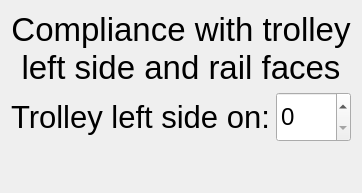
              <widget class="QWidget" name="trolleyLeftSidePage">
               <layout class="QVBoxLayout" name="verticalLayout_20">
                <item>
                 <widget class="QLabel" name="label_13">
                  <property name="font">
                   <font>
                    <pointsize>25</pointsize>
                   </font>
                  </property>
                  <property name="text">
                   <string>Compliance with trolley left side and rail faces</string>
                  </property>
                  <property name="alignment">
                   <set>Qt::AlignCenter</set>
                  </property>
                  <property name="wordWrap">
                   <bool>true</bool>
                  </property>
                 </widget>
                </item>
                <item>
                 <layout class="QHBoxLayout" name="horizontalLayout_16">
                  <item>
                   <widget class="QLabel" name="label_40">
                    <property name="maximumSize">
                     <size>
                      <width>16777215</width>
                      <height>50</height>
                     </size>
                    </property>
                    <property name="font">
                     <font>
                      <pointsize>23</pointsize>
                     </font>
                    </property>
                    <property name="autoFillBackground">
                     <bool>false</bool>
                    </property>
                    <property name="frameShape">
                     <enum>QFrame::NoFrame</enum>
                    </property>
                    <property name="text">
                     <string>Trolley left side on:</string>
                    </property>
                    <property name="alignment">
                     <set>Qt::AlignLeading|Qt::AlignLeft|Qt::AlignVCenter</set>
                    </property>
                   </widget>
                  </item>
                  <item>
                   <widget class="SpinBoxList" name="workUnworkSideSpinBox">
                    <property name="minimumSize">
                     <size>
                      <width>0</width>
                      <height>50</height>
                     </size>
                    </property>
                    <property name="maximumSize">
                     <size>
                      <width>230</width>
                      <height>16777215</height>
                     </size>
                    </property>
                    <property name="font">
                     <font>
                      <pointsize>18</pointsize>
                     </font>
                    </property>
                   </widget>
                  </item>
                 </layout>
                </item>
                <item>
                 <spacer name="verticalSpacer_6">
                  <property name="orientation">
                   <enum>Qt::Vertical</enum>
                  </property>
                  <property name="sizeHint" stdset="0">
                   <size>
                    <width>20</width>
                    <height>40</height>
                   </size>
                  </property>
                 </spacer>
                </item>
               </layout>
              </widget>
